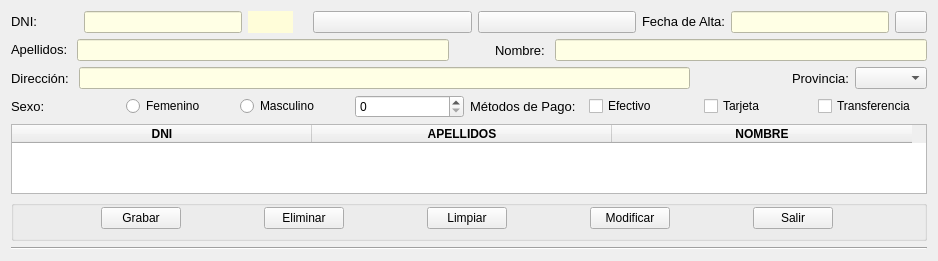
      <widget class="QWidget" name="panelCli">
       <attribute name="title">
        <string>Clientes</string>
       </attribute>
       <layout class="QVBoxLayout" name="verticalLayout">
        <item>
         <layout class="QHBoxLayout" name="horizontalLayout">
          <item>
           <widget class="QLabel" name="lblDNI">
            <property name="sizePolicy">
             <sizepolicy hsizetype="Maximum" vsizetype="Fixed">
              <horstretch>0</horstretch>
              <verstretch>0</verstretch>
             </sizepolicy>
            </property>
            <property name="maximumSize">
             <size>
              <width>16777215</width>
              <height>16777215</height>
             </size>
            </property>
            <property name="font">
             <font>
              <family>MS Shell Dlg 2</family>
              <pointsize>10</pointsize>
              <weight>50</weight>
              <italic>false</italic>
              <bold>false</bold>
             </font>
            </property>
            <property name="styleSheet">
             <string notr="true"/>
            </property>
            <property name="text">
             <string>DNI: </string>
            </property>
           </widget>
          </item>
          <item>
           <spacer name="horizontalSpacer">
            <property name="orientation">
             <enum>Qt::Horizontal</enum>
            </property>
            <property name="sizeType">
             <enum>QSizePolicy::Fixed</enum>
            </property>
            <property name="sizeHint" stdset="0">
             <size>
              <width>37</width>
              <height>20</height>
             </size>
            </property>
           </spacer>
          </item>
          <item>
           <widget class="QLineEdit" name="editDni">
            <property name="sizePolicy">
             <sizepolicy hsizetype="Ignored" vsizetype="Fixed">
              <horstretch>0</horstretch>
              <verstretch>0</verstretch>
             </sizepolicy>
            </property>
            <property name="styleSheet">
             <string notr="true">background-color: rgb(255, 255, 229);</string>
            </property>
           </widget>
          </item>
          <item>
           <widget class="QLabel" name="lblCodcli">
            <property name="maximumSize">
             <size>
              <width>45</width>
              <height>16777215</height>
             </size>
            </property>
            <property name="cursor">
             <cursorShape>ArrowCursor</cursorShape>
            </property>
            <property name="mouseTracking">
             <bool>false</bool>
            </property>
            <property name="autoFillBackground">
             <bool>false</bool>
            </property>
            <property name="styleSheet">
             <string notr="true">background-color: rgb(255, 253, 217);</string>
            </property>
            <property name="text">
             <string/>
            </property>
           </widget>
          </item>
          <item>
           <widget class="QLabel" name="lblValidar">
            <property name="sizePolicy">
             <sizepolicy hsizetype="Fixed" vsizetype="Fixed">
              <horstretch>0</horstretch>
              <verstretch>0</verstretch>
             </sizepolicy>
            </property>
            <property name="font">
             <font>
              <family>MS Shell Dlg 2</family>
              <pointsize>10</pointsize>
              <weight>50</weight>
              <italic>false</italic>
              <bold>false</bold>
             </font>
            </property>
            <property name="text">
             <string/>
            </property>
           </widget>
          </item>
          <item>
           <widget class="QPushButton" name="btnReloadCli">
            <property name="text">
             <string/>
            </property>
            <property name="icon">
             <iconset resource="img/reload.qrc">
              <normaloff>:/reload/iconreload.png</normaloff>:/reload/iconreload.png</iconset>
            </property>
           </widget>
          </item>
          <item>
           <widget class="QPushButton" name="btnBuscarCli">
            <property name="text">
             <string/>
            </property>
            <property name="icon">
             <iconset resource="img/Buscar.qrc">
              <normaloff>:/Buscar/Buscar.png</normaloff>:/Buscar/Buscar.png</iconset>
            </property>
           </widget>
          </item>
          <item>
           <widget class="QLabel" name="lblClialta">
            <property name="sizePolicy">
             <sizepolicy hsizetype="Maximum" vsizetype="Fixed">
              <horstretch>0</horstretch>
              <verstretch>0</verstretch>
             </sizepolicy>
            </property>
            <property name="font">
             <font>
              <family>MS Shell Dlg 2</family>
              <pointsize>10</pointsize>
              <weight>50</weight>
              <italic>false</italic>
              <bold>false</bold>
             </font>
            </property>
            <property name="text">
             <string>Fecha de Alta:</string>
            </property>
           </widget>
          </item>
          <item>
           <widget class="QLineEdit" name="editClialta">
            <property name="sizePolicy">
             <sizepolicy hsizetype="Ignored" vsizetype="Fixed">
              <horstretch>0</horstretch>
              <verstretch>0</verstretch>
             </sizepolicy>
            </property>
            <property name="minimumSize">
             <size>
              <width>0</width>
              <height>0</height>
             </size>
            </property>
            <property name="maximumSize">
             <size>
              <width>16777215</width>
              <height>16777215</height>
             </size>
            </property>
            <property name="styleSheet">
             <string notr="true">background-color: rgb(255, 255, 229);</string>
            </property>
            <property name="alignment">
             <set>Qt::AlignCenter</set>
            </property>
           </widget>
          </item>
          <item>
           <widget class="QPushButton" name="btnCalendar">
            <property name="sizePolicy">
             <sizepolicy hsizetype="Fixed" vsizetype="Fixed">
              <horstretch>0</horstretch>
              <verstretch>0</verstretch>
             </sizepolicy>
            </property>
            <property name="maximumSize">
             <size>
              <width>32</width>
              <height>32</height>
             </size>
            </property>
            <property name="text">
             <string/>
            </property>
            <property name="icon">
             <iconset resource="img/calendario.qrc">
              <normaloff>:/calendario/calendar.png</normaloff>:/calendario/calendar.png</iconset>
            </property>
            <property name="iconSize">
             <size>
              <width>30</width>
              <height>30</height>
             </size>
            </property>
           </widget>
          </item>
         </layout>
        </item>
        <item>
         <layout class="QGridLayout" name="gridFormdatos">
          <item row="0" column="3">
           <widget class="QLabel" name="lblNome">
            <property name="sizePolicy">
             <sizepolicy hsizetype="Fixed" vsizetype="Preferred">
              <horstretch>0</horstretch>
              <verstretch>0</verstretch>
             </sizepolicy>
            </property>
            <property name="font">
             <font>
              <family>MS Shell Dlg 2</family>
              <pointsize>10</pointsize>
              <weight>50</weight>
              <italic>false</italic>
              <bold>false</bold>
             </font>
            </property>
            <property name="text">
             <string>Nombre: </string>
            </property>
           </widget>
          </item>
          <item row="0" column="4">
           <widget class="QLineEdit" name="editNome">
            <property name="sizePolicy">
             <sizepolicy hsizetype="Ignored" vsizetype="Fixed">
              <horstretch>0</horstretch>
              <verstretch>0</verstretch>
             </sizepolicy>
            </property>
            <property name="styleSheet">
             <string notr="true">background-color: rgb(255, 255, 229);</string>
            </property>
           </widget>
          </item>
          <item row="0" column="0">
           <widget class="QLabel" name="lblApel">
            <property name="sizePolicy">
             <sizepolicy hsizetype="Fixed" vsizetype="Fixed">
              <horstretch>0</horstretch>
              <verstretch>0</verstretch>
             </sizepolicy>
            </property>
            <property name="font">
             <font>
              <family>MS Shell Dlg 2</family>
              <pointsize>10</pointsize>
              <weight>50</weight>
              <italic>false</italic>
              <bold>false</bold>
             </font>
            </property>
            <property name="text">
             <string>Apellidos: </string>
            </property>
           </widget>
          </item>
          <item row="0" column="2">
           <spacer name="horizontalSpacer_6">
            <property name="orientation">
             <enum>Qt::Horizontal</enum>
            </property>
            <property name="sizeType">
             <enum>QSizePolicy::Fixed</enum>
            </property>
            <property name="sizeHint" stdset="0">
             <size>
              <width>40</width>
              <height>20</height>
             </size>
            </property>
           </spacer>
          </item>
          <item row="0" column="1">
           <widget class="QLineEdit" name="editApel">
            <property name="sizePolicy">
             <sizepolicy hsizetype="Maximum" vsizetype="Fixed">
              <horstretch>0</horstretch>
              <verstretch>0</verstretch>
             </sizepolicy>
            </property>
            <property name="maximumSize">
             <size>
              <width>1000</width>
              <height>16777215</height>
             </size>
            </property>
            <property name="styleSheet">
             <string notr="true">background-color: rgb(255, 255, 229);</string>
            </property>
           </widget>
          </item>
         </layout>
        </item>
        <item>
         <layout class="QGridLayout" name="gridFormdir">
          <item row="0" column="0">
           <widget class="QLabel" name="lblDir">
            <property name="sizePolicy">
             <sizepolicy hsizetype="Fixed" vsizetype="Preferred">
              <horstretch>0</horstretch>
              <verstretch>0</verstretch>
             </sizepolicy>
            </property>
            <property name="font">
             <font>
              <family>MS Shell Dlg 2</family>
              <pointsize>10</pointsize>
              <weight>50</weight>
              <italic>false</italic>
              <bold>false</bold>
             </font>
            </property>
            <property name="text">
             <string>Dirección: </string>
            </property>
           </widget>
          </item>
          <item row="0" column="3">
           <widget class="QLabel" name="lblProv">
            <property name="sizePolicy">
             <sizepolicy hsizetype="Fixed" vsizetype="Preferred">
              <horstretch>0</horstretch>
              <verstretch>0</verstretch>
             </sizepolicy>
            </property>
            <property name="font">
             <font>
              <family>MS Shell Dlg 2</family>
              <pointsize>10</pointsize>
              <weight>50</weight>
              <italic>false</italic>
              <bold>false</bold>
             </font>
            </property>
            <property name="text">
             <string>Provincia:</string>
            </property>
           </widget>
          </item>
          <item row="0" column="5">
           <widget class="QComboBox" name="cmbProv">
            <property name="sizePolicy">
             <sizepolicy hsizetype="Fixed" vsizetype="Fixed">
              <horstretch>0</horstretch>
              <verstretch>0</verstretch>
             </sizepolicy>
            </property>
            <property name="sizeIncrement">
             <size>
              <width>30</width>
              <height>0</height>
             </size>
            </property>
           </widget>
          </item>
          <item row="0" column="1">
           <widget class="QLineEdit" name="editDir">
            <property name="sizePolicy">
             <sizepolicy hsizetype="Expanding" vsizetype="Fixed">
              <horstretch>0</horstretch>
              <verstretch>0</verstretch>
             </sizepolicy>
            </property>
            <property name="styleSheet">
             <string notr="true">background-color: rgb(255, 255, 229);</string>
            </property>
           </widget>
          </item>
          <item row="0" column="2">
           <spacer name="horizontalSpacer_5">
            <property name="orientation">
             <enum>Qt::Horizontal</enum>
            </property>
            <property name="sizeType">
             <enum>QSizePolicy::Fixed</enum>
            </property>
            <property name="sizeHint" stdset="0">
             <size>
              <width>96</width>
              <height>20</height>
             </size>
            </property>
           </spacer>
          </item>
         </layout>
        </item>
        <item>
         <layout class="QGridLayout" name="gridFormabajo">
          <property name="sizeConstraint">
           <enum>QLayout::SetFixedSize</enum>
          </property>
          <item row="2" column="0">
           <widget class="QLabel" name="lblSexo">
            <property name="font">
             <font>
              <family>MS Shell Dlg 2</family>
              <pointsize>10</pointsize>
              <weight>50</weight>
              <italic>false</italic>
              <bold>false</bold>
             </font>
            </property>
            <property name="text">
             <string>Sexo:  </string>
            </property>
            <property name="alignment">
             <set>Qt::AlignLeading|Qt::AlignLeft|Qt::AlignVCenter</set>
            </property>
           </widget>
          </item>
          <item row="2" column="1">
           <widget class="QRadioButton" name="rbtFem">
            <property name="text">
             <string>Femenino</string>
            </property>
            <attribute name="buttonGroup">
             <string notr="true">grpbtnSex</string>
            </attribute>
           </widget>
          </item>
          <item row="2" column="6">
           <widget class="QCheckBox" name="chkEfec">
            <property name="text">
             <string>Efectivo</string>
            </property>
            <attribute name="buttonGroup">
             <string notr="true">grpbtnPay</string>
            </attribute>
           </widget>
          </item>
          <item row="2" column="7">
           <widget class="QCheckBox" name="chkTar">
            <property name="text">
             <string>Tarjeta</string>
            </property>
            <attribute name="buttonGroup">
             <string notr="true">grpbtnPay</string>
            </attribute>
           </widget>
          </item>
          <item row="2" column="8">
           <widget class="QCheckBox" name="chkTrans">
            <property name="text">
             <string>Transferencia</string>
            </property>
            <attribute name="buttonGroup">
             <string notr="true">grpbtnPay</string>
            </attribute>
           </widget>
          </item>
          <item row="2" column="4">
           <widget class="QSpinBox" name="spinEdad"/>
          </item>
          <item row="2" column="2">
           <widget class="QRadioButton" name="rbtMasc">
            <property name="text">
             <string>Masculino</string>
            </property>
            <attribute name="buttonGroup">
             <string notr="true">grpbtnSex</string>
            </attribute>
           </widget>
          </item>
          <item row="2" column="5">
           <widget class="QLabel" name="lblPago">
            <property name="font">
             <font>
              <family>MS Shell Dlg 2</family>
              <pointsize>10</pointsize>
              <weight>50</weight>
              <italic>false</italic>
              <bold>false</bold>
             </font>
            </property>
            <property name="text">
             <string>Métodos de Pago:  </string>
            </property>
           </widget>
          </item>
         </layout>
        </item>
        <item>
         <layout class="QGridLayout" name="gridBoton">
          <item row="5" column="0">
           <widget class="Line" name="line_2">
            <property name="orientation">
             <enum>Qt::Horizontal</enum>
            </property>
           </widget>
          </item>
          <item row="4" column="0">
           <widget class="QGroupBox" name="groupBox">
            <layout class="QGridLayout" name="gridLayout">
             <property name="leftMargin">
              <number>10</number>
             </property>
             <property name="topMargin">
              <number>1</number>
             </property>
             <property name="rightMargin">
              <number>10</number>
             </property>
             <item row="1" column="5">
              <widget class="QPushButton" name="btnSalir">
               <property name="sizePolicy">
                <sizepolicy hsizetype="Fixed" vsizetype="Fixed">
                 <horstretch>0</horstretch>
                 <verstretch>0</verstretch>
                </sizepolicy>
               </property>
               <property name="text">
                <string>Salir</string>
               </property>
              </widget>
             </item>
             <item row="1" column="0">
              <widget class="QPushButton" name="btnAltaCli">
               <property name="sizePolicy">
                <sizepolicy hsizetype="Fixed" vsizetype="Fixed">
                 <horstretch>0</horstretch>
                 <verstretch>0</verstretch>
                </sizepolicy>
               </property>
               <property name="text">
                <string>Grabar</string>
               </property>
              </widget>
             </item>
             <item row="1" column="3">
              <widget class="QPushButton" name="btnLimpiarCli">
               <property name="sizePolicy">
                <sizepolicy hsizetype="Fixed" vsizetype="Fixed">
                 <horstretch>0</horstretch>
                 <verstretch>0</verstretch>
                </sizepolicy>
               </property>
               <property name="text">
                <string>Limpiar</string>
               </property>
              </widget>
             </item>
             <item row="1" column="2">
              <widget class="QPushButton" name="btnBajaCli">
               <property name="sizePolicy">
                <sizepolicy hsizetype="Fixed" vsizetype="Fixed">
                 <horstretch>0</horstretch>
                 <verstretch>0</verstretch>
                </sizepolicy>
               </property>
               <property name="text">
                <string>Eliminar</string>
               </property>
              </widget>
             </item>
             <item row="1" column="4">
              <widget class="QPushButton" name="btnModifCli">
               <property name="sizePolicy">
                <sizepolicy hsizetype="Fixed" vsizetype="Fixed">
                 <horstretch>0</horstretch>
                 <verstretch>0</verstretch>
                </sizepolicy>
               </property>
               <property name="text">
                <string>Modificar</string>
               </property>
              </widget>
             </item>
            </layout>
           </widget>
          </item>
          <item row="1" column="0">
           <widget class="QTableWidget" name="tableCli">
            <property name="sizePolicy">
             <sizepolicy hsizetype="Expanding" vsizetype="Expanding">
              <horstretch>0</horstretch>
              <verstretch>0</verstretch>
             </sizepolicy>
            </property>
            <property name="layoutDirection">
             <enum>Qt::LeftToRight</enum>
            </property>
            <property name="sizeAdjustPolicy">
             <enum>QAbstractScrollArea::AdjustToContents</enum>
            </property>
            <property name="autoScroll">
             <bool>true</bool>
            </property>
            <property name="alternatingRowColors">
             <bool>true</bool>
            </property>
            <property name="textElideMode">
             <enum>Qt::ElideMiddle</enum>
            </property>
            <property name="gridStyle">
             <enum>Qt::DotLine</enum>
            </property>
            <attribute name="horizontalHeaderDefaultSectionSize">
             <number>300</number>
            </attribute>
            <attribute name="horizontalHeaderMinimumSectionSize">
             <number>20</number>
            </attribute>
            <attribute name="verticalHeaderStretchLastSection">
             <bool>false</bool>
            </attribute>
            <column>
             <property name="text">
              <string>DNI</string>
             </property>
             <property name="font">
              <font>
               <weight>75</weight>
               <bold>true</bold>
              </font>
             </property>
             <property name="textAlignment">
              <set>AlignCenter</set>
             </property>
            </column>
            <column>
             <property name="text">
              <string>APELLIDOS</string>
             </property>
             <property name="font">
              <font>
               <weight>75</weight>
               <bold>true</bold>
              </font>
             </property>
             <property name="textAlignment">
              <set>AlignCenter</set>
             </property>
            </column>
            <column>
             <property name="text">
              <string>NOMBRE</string>
             </property>
             <property name="font">
              <font>
               <weight>75</weight>
               <bold>true</bold>
              </font>
             </property>
             <property name="textAlignment">
              <set>AlignCenter</set>
             </property>
            </column>
           </widget>
          </item>
         </layout>
        </item>
       </layout>
      </widget>
